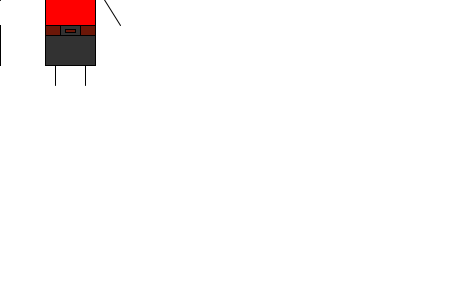
Frame 1 (no input)
Frame 60 (the mouse pressed at the canvas centre just before this capture): identical to frame 1, image omitted
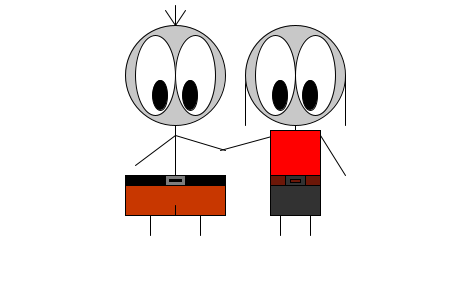
Frame 120 (the mouse held since frame 60 and released just before this capture)

The Processing sketch that drew these frames (run headless with seeded random() and noise(); from frame 60 on, the mouse is pressed at the canvas centre):

// Processing sketch: processing_122572
// ── processing_122572.pde

void setup () {
  size (450, 300);
}

void draw () {
  background (255);
  
// mannetje

  line (mouseX-60, mouseY-140, mouseX-50, mouseY-125);                    // haarspriet links
  line (mouseX-50, mouseY-145, mouseX-50, mouseY-125);                    // haarspriet midden
  line (mouseX-40, mouseY-140, mouseX-50, mouseY-125);                    // haarspriet rechts
  fill (200);                                                             // licht grijs
  ellipse (mouseX-50, mouseY-75, 100, 100);                               // hoofd  
  fill (255);                                                             // wit
  ellipse (mouseX-70, mouseY-75, 40, 80);                                 // oog links
  ellipse (mouseX-30, mouseY-75, 40, 80);                                 // oog rechts
  fill (0);                                                               // zwart
  ellipse (mouseX-65, mouseY-55, 15, 30);                                 // pupil links
  ellipse (mouseX-35, mouseY-55, 15, 30);                                 // pupil rechts
  noFill ();                                                              // geen kleur
  line (mouseX-50, mouseY-25, mouseX-50, mouseY+25);                      // lijfje
  line (mouseX-90, mouseY+15, mouseX-50, mouseY-15);                      // arm links
  line (mouseX-50, mouseY-15, mouseX, mouseY);                            // arm rechts
  fill (200,55,0);                                                        // bruin
  rect (mouseX-100, mouseY+25, 100, 40);                                  // broekje
  line (mouseX-50, mouseY+55, mouseX-50, mouseY+65);                      // lijn broekje
  fill (0);                                                               // zwart
  rect (mouseX-100, mouseY+25, 100, 10);                                  // riem 
  fill (125);                                                             // grijs
  rect (mouseX-60, mouseY +25,20,10);                                     // gesp
  fill (0);                                                               // zwart
  rect (mouseX-56, mouseY+29, 12,2);                                      // riem
  line (mouseX-75, mouseY+65, mouseX-75, mouseY+85);                      // been links
  line (mouseX-25, mouseY+65, mouseX-25, mouseY+85);                      // been rechts
  
// vrouwtje

  line (mouseX+20, mouseY-75, mouseX+20, mouseY-25);                      // haar links
  line (mouseX+120, mouseY-75, mouseX+120, mouseY-25);                    // haar rechts
  fill (200);                                                             // licht grijs
  ellipse (mouseX+70, mouseY-75, 100, 100);                               // hoofd  
  fill (255);                                                             // wit
  ellipse (mouseX+90, mouseY-75, 40, 80);                                 // oog links
  ellipse (mouseX+50, mouseY-75, 40, 80);                                 // oog rechts
  fill (0);                                                               // zwart
  ellipse (mouseX+55, mouseY-55, 15, 30);                                 // pupil links
  ellipse (mouseX+85, mouseY-55, 15, 30);                                 // pupil rechts 
  noFill ();                                                              // geen kleur
  line (mouseX+70, mouseY-25, mouseX+70, mouseY-20);                      // nek
  line (mouseX-5, mouseY, mouseX+50, mouseY-15);                          // arm links
  line (mouseX+95, mouseY-15, mouseX+120, mouseY+25);                     // arm rechts
  fill (50);                                                              // donker grijs
  rect (mouseX+45, mouseY+25, 50, 40);                                    // rokje
  fill (255,0,0);                                                         // rood
  rect (mouseX+45, mouseY-20, 50, 45);                                    // truitje
  fill (108,23,8);                                                        // rood/bruin
  rect (mouseX+45, mouseY+25, 50, 10);                                    // riem
  fill (50);                                                              // donker grijs
  rect (mouseX+60, mouseY+25, 20, 10);                                    // gesp
  fill (108,23,8);                                                        // rood/bruin
  rect (mouseX+65, mouseY+29, 10, 3);                                     // riem
  line (mouseX+55, mouseY+65, mouseX+55, mouseY+85);                      // been links
  line (mouseX+85, mouseY+65, mouseX+85, mouseY+85);                      // been rechts
}
